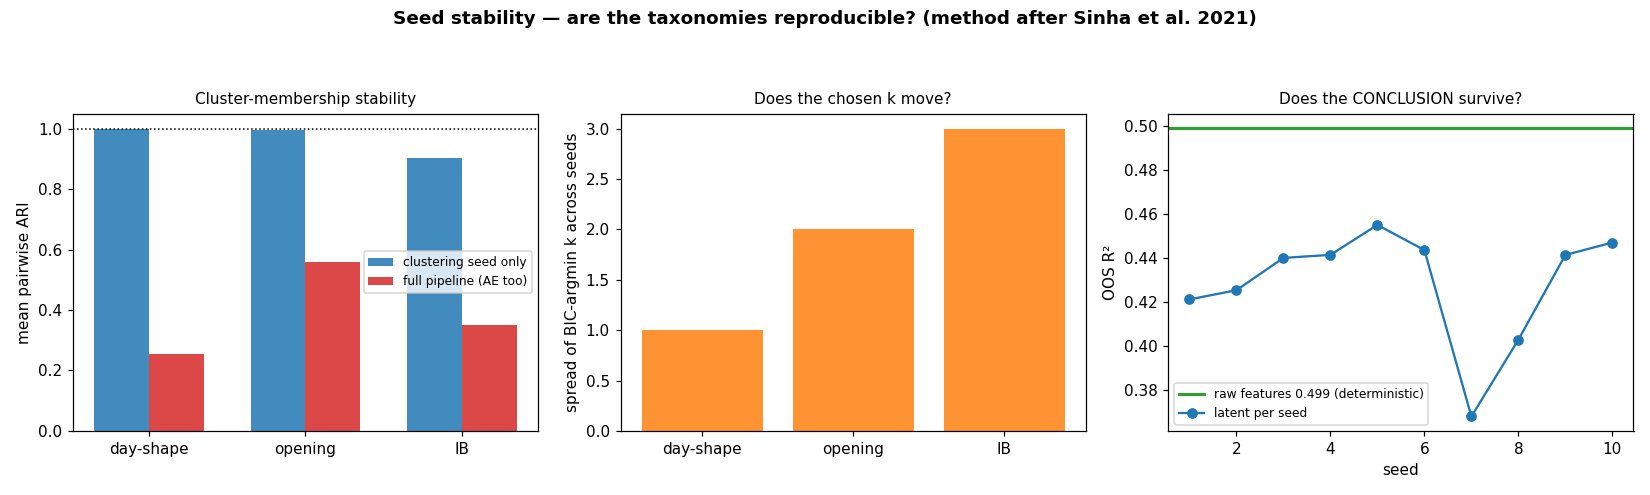

This figure's Python source:
"""
seed_stability.py — are our unsupervised taxonomies reproducible, or artefacts of seed=7?

WHY
  Sinha et al. (EBioMedicine 2021) compared nine clustering algorithms on three ARDS
  RCTs and found that re-running with a different random seed frequently destroyed the
  finding: significant results survived in 1-3 of 10 runs for several algorithms, and the
  Adjusted Rand Index between runs was low — i.e. the CLUSTER MEMBERSHIP itself moved.
  Every taxonomy in this track was built with a single fixed seed (7) and never tested.

TWO LAYERS, because we have a learned representation upstream of the clustering
  A. clustering seed only : fix the autoencoder, vary the GMM seed
  B. full pipeline seed   : retrain the autoencoder too — the latent itself is random-init
  The paper only tests A; B is the honest test for us.

AND THE POINT THAT ACTUALLY MATTERS (the paper's real lesson)
  Not "do the labels move" but "does the CONCLUSION survive". So we also re-estimate the
  headline result — IB structure -> post-IB volatility — under every seed.
  Note in advance: that headline uses the RAW features and the continuous latent, never
  the discrete clusters, so if the "continuous beats discrete" lesson is right it should
  be far more seed-robust than the archetypes are.

READING THE ARI
  1.0 = identical partitions, 0.0 = no better than chance agreement.
  Sinha et al. treat persistently low ARI as grounds to distrust the clusters.

USAGE  ./vbt-env/bin/python seed_stability.py [--seeds 10]
"""
import os, argparse, importlib.util, logging
import numpy as np
import pandas as pd

import session
import torch
from sklearn.preprocessing import StandardScaler
from sklearn.mixture import GaussianMixture
from sklearn.linear_model import Ridge
from sklearn.metrics import adjusted_rand_score, r2_score
import matplotlib
matplotlib.use('Agg')
import matplotlib.pyplot as plt

ROOT  = os.path.dirname(os.path.abspath(__file__))
CACHE = os.path.join(ROOT, 'cache')
TEST_FROM = pd.Timestamp('2020-01-01')
NBINS, WINDOW, KMAX = 64, 60, 10

logging.basicConfig(level=logging.INFO, format='%(asctime)s  %(levelname)-7s %(message)s',
                    datefmt='%H:%M:%S')
log = logging.getLogger('seed')


def _load(name, path):
    s = importlib.util.spec_from_file_location(name, path)
    m = importlib.util.module_from_spec(s); s.loader.exec_module(m); return m


def bic_k(Z, kmax=KMAX, seed=7):
    best, bk = np.inf, 2
    for k in range(1, kmax + 1):
        b = GaussianMixture(k, covariance_type='full', n_init=5, reg_covar=1e-4,
                            random_state=seed).fit(Z).bic(Z)
        if b < best:
            best, bk = b, k
    return max(2, bk)


def pairwise_ari(labels):
    v = [adjusted_rand_score(labels[i], labels[j])
         for i in range(len(labels)) for j in range(i + 1, len(labels))]
    return float(np.mean(v)), float(np.min(v)), float(np.max(v))


def main():
    ap = argparse.ArgumentParser(); ap.add_argument('--seeds', type=int, default=10)
    args = ap.parse_args()
    SEEDS = list(range(1, args.seeds + 1))

    shape_m = _load('shape_ae', os.path.join(ROOT, 'day_shape_autoencoder.py'))
    open_m  = _load('open_ae',  os.path.join(ROOT, 'open_type_autoencoder.py'))
    ib_m    = _load('ib_ae',    os.path.join(ROOT, 'ib_type_autoencoder.py'))

    es = pd.read_parquet(os.path.join(CACHE, 'es_continuous.parquet'))
    es.index = pd.to_datetime(es.index)
    rth = session.get_rth(es)
    days = pd.read_parquet(os.path.join(CACHE, 'es_days.parquet')); days.index = pd.to_datetime(days.index)

    # ── deterministic inputs (no randomness before the AE) ──
    log.info('building deterministic inputs …')
    prof  = shape_m.build_profiles(rth, NBINS)
    paths, _ = open_m.build_open_paths(rth, WINDOW)
    Fib = ib_m.build_ib_features(rth, days, bins=24).dropna(subset=ib_m.FEATURES)
    tri = Fib.index < TEST_FROM
    Xib = StandardScaler().fit(Fib.loc[tri, ib_m.FEATURES]).transform(Fib[ib_m.FEATURES]).astype(np.float32)

    TAX = {
        'day-shape': dict(X=prof.values.astype(np.float32), idx=prof.index, mod=shape_m,
                          n_in=NBINS, latent=8, epochs=80),
        'opening':   dict(X=paths.values.astype(np.float32), idx=paths.index, mod=open_m,
                          n_in=WINDOW, latent=8, epochs=80),
        'IB':        dict(X=Xib, idx=Fib.index, mod=ib_m,
                          n_in=Xib.shape[1], latent=4, epochs=120),
    }

    rows = []
    ib_latents = {}
    for name, cfg in TAX.items():
        X, idx, mod = cfg['X'], cfg['idx'], cfg['mod']
        tr = idx < TEST_FROM

        # ── A: fix the AE, vary only the clustering seed ──
        torch.manual_seed(7); np.random.seed(7)
        ae = mod.train_ae(X[tr], cfg['n_in'], cfg['latent'], cfg['epochs'])
        Z0 = mod.encode(ae, X)
        k0 = bic_k(Z0[tr])
        labs_A = [GaussianMixture(k0, covariance_type='full', n_init=25, reg_covar=1e-4,
                                  random_state=s).fit(Z0[tr]).predict(Z0) for s in SEEDS]
        ariA = pairwise_ari(labs_A)

        # ── B: retrain the AE per seed too (the honest test) ──
        labs_B, ks = [], []
        for s in SEEDS:
            torch.manual_seed(s); np.random.seed(s)
            ae_s = mod.train_ae(X[tr], cfg['n_in'], cfg['latent'], cfg['epochs'])
            Zs = mod.encode(ae_s, X)
            ks_ = bic_k(Zs[tr], seed=s)
            ks.append(ks_)
            labs_B.append(GaussianMixture(ks_, covariance_type='full', n_init=25,
                                          reg_covar=1e-4, random_state=s).fit(Zs[tr]).predict(Zs))
            if name == 'IB':
                ib_latents[s] = pd.DataFrame(Zs, index=idx)
        # ARI across B only meaningful where k matches; report anyway (ARI handles differing k)
        ariB = pairwise_ari(labs_B)

        log.info('[%-9s] k(seed7)=%d  k across seeds %s', name, k0, sorted(set(ks)))
        log.info('    A clustering-seed only : ARI mean %.3f  (min %.3f, max %.3f)', *ariA)
        log.info('    B full pipeline        : ARI mean %.3f  (min %.3f, max %.3f)', *ariB)
        rows.append(dict(taxonomy=name, k_seed7=k0, k_modal=int(pd.Series(ks).mode()[0]),
                         k_range=f'{min(ks)}-{max(ks)}', ari_clust=ariA[0], ari_full=ariB[0],
                         ari_full_min=ariB[1]))

    S = pd.DataFrame(rows).set_index('taxonomy')

    # ── C: does the HEADLINE CONCLUSION survive? ──
    log.info('══ C · headline result (IB structure → post-IB vol) under every seed ══')
    rth2 = rth.copy(); rth2['date'] = rth2.index.normalize()
    orow = {}
    for date, g in rth2.groupby('date'):
        if len(g) < 120:
            continue
        post = g.iloc[60:]
        lr = np.diff(np.log(post['close'].values))
        if len(lr) < 30:
            continue
        orow[date] = float(np.std(lr) * np.sqrt(len(lr)))
    post_rv = pd.Series(orow)
    dvol_prev = (days['rv20'].shift(1) / np.sqrt(252)).replace(0, np.nan)
    y = np.log(post_rv / dvol_prev.reindex(post_rv.index)).dropna()

    vix = pd.read_parquet(os.path.join(CACHE, 'vix_daily.parquet')); vix.index = pd.to_datetime(vix.index)
    v = vix['vix_close'].reindex(days.index).ffill()
    T = pd.DataFrame({'log_rv20_prev': np.log(days['rv20'].shift(1).replace(0, np.nan)),
                      'log_vix_prev': np.log(v.shift(1)),
                      'vix_chg5': v.shift(1) - v.shift(6)})

    def r2_for(block, tag):
        D = pd.concat([y.rename('y'), block, T], axis=1).replace([np.inf, -np.inf], np.nan).dropna()
        tr_, te_ = D.index < TEST_FROM, D.index >= TEST_FROM
        cols = [c for c in D.columns if c != 'y']
        Xs = StandardScaler().fit(D.loc[tr_, cols]).transform(D[cols])
        p = Ridge(alpha=10.0).fit(Xs[tr_], D['y'][tr_]).predict(Xs[te_])
        return r2_score(D['y'][te_], p)

    raw_r2 = r2_for(Fib[ib_m.FEATURES], 'raw')          # deterministic — no AE involved
    lat_r2 = [r2_for(ib_latents[s].add_prefix('z'), f'latent s{s}') for s in SEEDS]
    log.info('  RAW IB features (no AE, deterministic): R² = %.4f', raw_r2)
    log.info('  IB LATENT across %d seeds            : mean %.4f  sd %.4f  min %.4f  max %.4f',
             len(SEEDS), np.mean(lat_r2), np.std(lat_r2), np.min(lat_r2), np.max(lat_r2))

    # ── figure ──
    fig, ax = plt.subplots(1, 3, figsize=(15, 4.5))
    fig.suptitle('Seed stability — are the taxonomies reproducible? (method after Sinha et al. 2021)',
                 fontsize=12, weight='bold')
    x = np.arange(len(S)); w = .35
    ax[0].bar(x - w/2, S['ari_clust'], w, label='clustering seed only', alpha=.85)
    ax[0].bar(x + w/2, S['ari_full'], w, label='full pipeline (AE too)', alpha=.85, color='C3')
    ax[0].axhline(1.0, color='k', ls=':', lw=1)
    ax[0].set_xticks(x); ax[0].set_xticklabels(S.index); ax[0].set_ylim(0, 1.05)
    ax[0].set_ylabel('mean pairwise ARI'); ax[0].legend(fontsize=8)
    ax[0].set_title('Cluster-membership stability', fontsize=10)

    ax[1].bar(x, [int(k.split('-')[1]) - int(k.split('-')[0]) for k in S['k_range']],
              color='C1', alpha=.85)
    ax[1].set_xticks(x); ax[1].set_xticklabels(S.index)
    ax[1].set_ylabel('spread of BIC-argmin k across seeds')
    ax[1].set_title('Does the chosen k move?', fontsize=10)

    ax[2].axhline(raw_r2, color='C2', lw=2, label=f'raw features {raw_r2:.3f} (deterministic)')
    ax[2].plot(SEEDS, lat_r2, 'o-', color='C0', label='latent per seed')
    ax[2].set_xlabel('seed'); ax[2].set_ylabel('OOS R²')
    ax[2].legend(fontsize=8); ax[2].set_title('Does the CONCLUSION survive?', fontsize=10)

    fig.tight_layout(rect=[0, 0, 1, 0.92])
    out = os.path.join(ROOT, 'seed_stability.png')
    fig.savefig(out, dpi=110); log.info('saved figure → %s', out)

    print('\n' + '=' * 78)
    print('SEED STABILITY (10 seeds, ARI: 1=identical partitions, 0=chance)')
    print('=' * 78)
    print(S.round(3).to_string())
    print(f'\nheadline vol result:  raw features R²={raw_r2:.4f} (no AE, deterministic)')
    print(f'                      latent R² across seeds {np.mean(lat_r2):.4f} ± {np.std(lat_r2):.4f}'
          f'  [{np.min(lat_r2):.4f}, {np.max(lat_r2):.4f}]')
    print('=' * 78)


if __name__ == '__main__':
    main()
